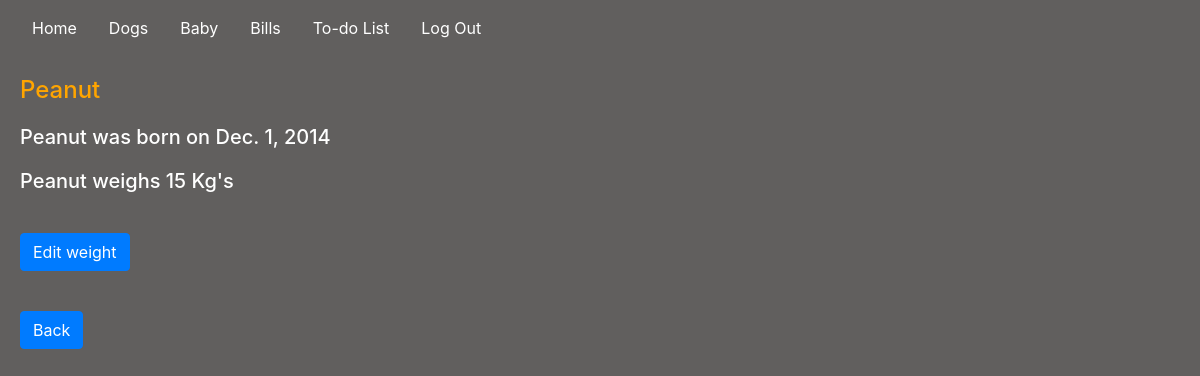
Page /dogs/Peanut (signed in) on the earlier database version.
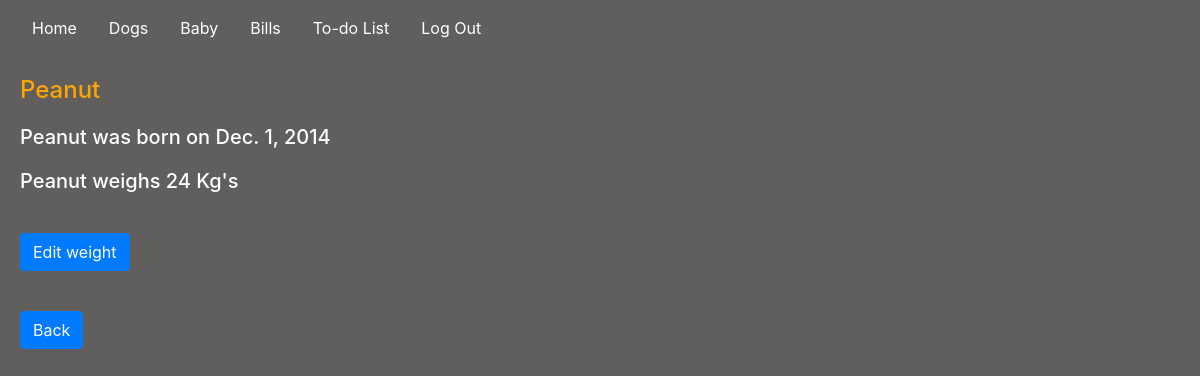
Same page on the later database version.
### housemanager/models.py (models this page shows, shortened)
class Dogs(models.Model):
    dog_name = models.CharField(max_length=200)
    dog_birthdate = models.DateField(auto_now=False, auto_now_add=False)
    dog_weight = models.IntegerField(default=0)

### housemanager/views.py (the view)
# urls.py: path("dogs/<str:name>", views.dog_name, name="dog_name"),
@login_required(login_url="/login")
def dog_name(request, name):
    if request.method == "GET":
        dog_details = Dogs.objects.filter(dog_name=name)
        dog_id = Dogs.objects.get(dog_name = name)
        try:
            dog_vac = Vaccine.objects.get(vaccine_dog = dog_id)
            return render(request, "housemanager/dog_name.html", {
            "dog_details": dog_details,
            "vaccine": dog_vac,
        })
        except:
            return render(request, "housemanager/dog_name.html", {
            "dog_details": dog_details,
            })

### housemanager/templates/housemanager/dog_name.html (shortened to what this page needs)
{% extends "housemanager/layout.html" %}
{% load static %}
{% block body %}
    {% for dog_details in dog_details %}
        <h4 style="color: orange;" id="name">{{dog_details.dog_name}}</h4>
        <h5>{{dog_details.dog_name}} was born on {{dog_details.dog_birthdate}}</h5>
        <h5 id="weight-field">{{dog_details.dog_name}} weighs {{dog_details.dog_weight}} Kg's</h5>
        <button id="weight" class="btn-primary btn">Edit weight</button>
    {% endfor %}
<button id="back" class="btn-primary btn">Back</button>
{% endblock %}

Differences in the rows shown:
changed Dogs "Peanut": dog_weight "15" → "24"
